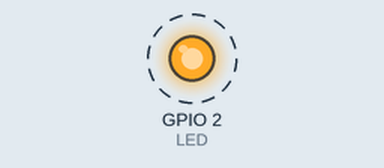
Bench run of a program on a simulated ESP32. On the bench: output pins drawn as LEDs (lit = HIGH). Dashed ring = blinking.

Above: at 0.05 s.
Timing chart, 0 to 3.0 s (numbered marks = the images above):
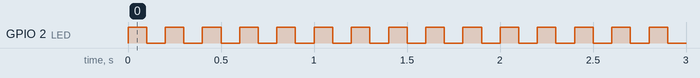

Measured:
- by itself, GPIO 2 (LED): alternates HIGH for 0.10 s and LOW for 0.10 s

The program:

main.cpp
```cpp
#include <Arduino.h>
#include <WiFi.h>
#include <ArduinoOTA.h>

#define LED 2

const char* ap_ssid = "biomec";
const char* ap_password = "12345678";

void setupOTA();
void loopOTA();

void setup() {
  setupOTA();

  pinMode(LED, OUTPUT);
}

void loop() {
  loopOTA();

  digitalWrite(LED, HIGH);
  delay(100);
  digitalWrite(LED, LOW);
  delay(100);
}

void setupOTA() {
  WiFi.mode(WIFI_AP);
  WiFi.softAP(ap_ssid, ap_password);

  ArduinoOTA.setHostname("esp32-ota");
  ArduinoOTA.begin();
}

void loopOTA() {
  ArduinoOTA.handle();
}
```
